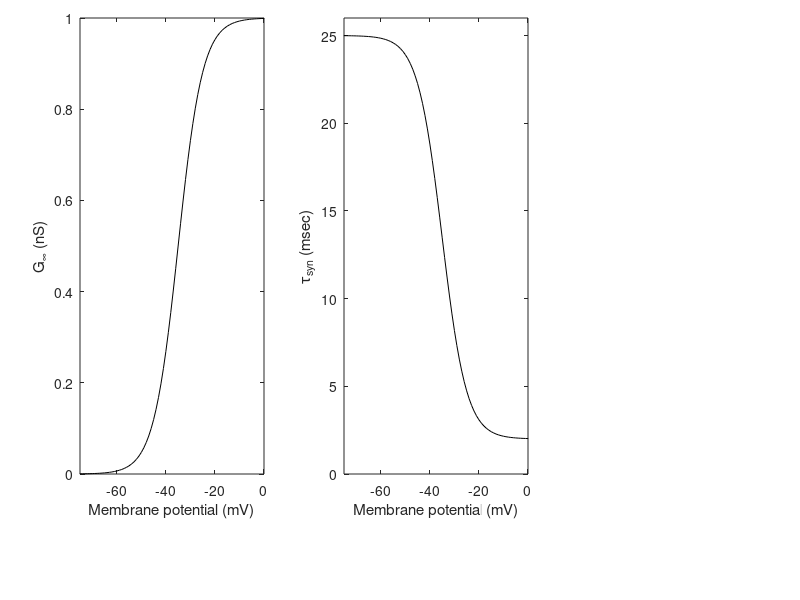

MATLAB code for this plot: (Note: this script raises an error after producing the figure.)
% graded_release.m
% Plots the functions for the steady-state conductance and the
% time-constant of a synapse with graded transmission as a function of
% presynaptic membrane potential.
% Then loads a presynaptic voltage trace from the Pinsky-Rinzel model in
% the file 'PR_VS.mat' and plots the synaptic conductance produced by such
% a bursting cell.
%
% This code is used to produce Figure 5.3 of the textbook,
% "An Introductory Course in Computational Neuroscience"
% [redacted]
%
%%%%%%%%%%%%%%%%%%%%%%%%%%%%%%%%%%%%%%%%%%%%%%%%%%%%%%%%%%%%%%%%%%%%%%%%%%%

V = -0.100:0.001:0.050;     % Range of presynaptic membrane potential

% The following are parameters from Prinz et al. Nat Neurosci 7:1345 (2004)
Vth = -0.035;
Vrange = 0.005;
tau_rise = 0.002;       % In Prinz et al tau_rise = 0
tau_decay = 0.025;
Gmax = 1e-9;
Gsyn_inf = Gmax./(1+exp(-(V-Vth)/Vrange));       % To plot m_h vs V
tau_Gsyn = tau_rise + (tau_decay-tau_rise)./(1 + exp((V-Vth)/Vrange)); % to plot tau_m_h vs V

figure(2)
clf
subplot('Position',[0.1 0.21 0.23 0.76])
plot(V*1000,Gsyn_inf*1e9,'k')
xlabel('Membrane potential (mV)')
ylabel('G_{\infty} (nS)')
axis([ -75 0 0 1])

subplot('Position',[0.43 0.21 0.23 0.76])
plot(V*1000,tau_Gsyn*1e3,'k')
xlabel('Membrane potential (mV)')
ylabel('\tau_{syn} (msec)')
axis([-75 0 0 26])

%% Now calculate the synaptic response to a bursting neuron

load('PR_VS.mat');  % Load somatic voltage trace from PR_euler_final.m

G = zeros(size(t)); % array to store postsynaptic conductance

for i = 2:length(t);    % step through time vector
    V = VS(i); % Presynaptic membrane potential (assume same as somatic VS)
    Gsyn_inf = Gmax./(1+exp(-(V-Vth)/Vrange));       % To plot m_h vs V
tau_Gsyn = tau_rise + (tau_decay-tau_rise)./(1 + exp((V-Vth)/Vrange)); % to plot tau_m_h vs V

    % Now update with the Forward Euler method
    G(i) = G(i-1) + dt*(Gsyn_inf-G(i-1))/tau_Gsyn;
end

subplot('Position',[0.76 0.21 0.23 0.76])
plot(t,G*1e9,'k')
hold on
plot(t,VS,'k:')
axis([0.850 0.925 -0.08 1])
xlabel('Time (sec)')
ylabel('G_{syn} (nS), V_{pre} (V)')
legend('G_{syn}', 'V_{pre}')

annotation('textbox',[0 1 0.02 0.02],'LineStyle','none','FontSize',16,'FontWeight','Bold','String','A')
annotation('textbox',[0.35 1 0.02 0.02],'LineStyle','none','FontSize',16,'FontWeight','Bold','String','B')
annotation('textbox',[0.67 1 0.02 0.02],'LineStyle','none','FontSize',16,'FontWeight','Bold','String','C')
